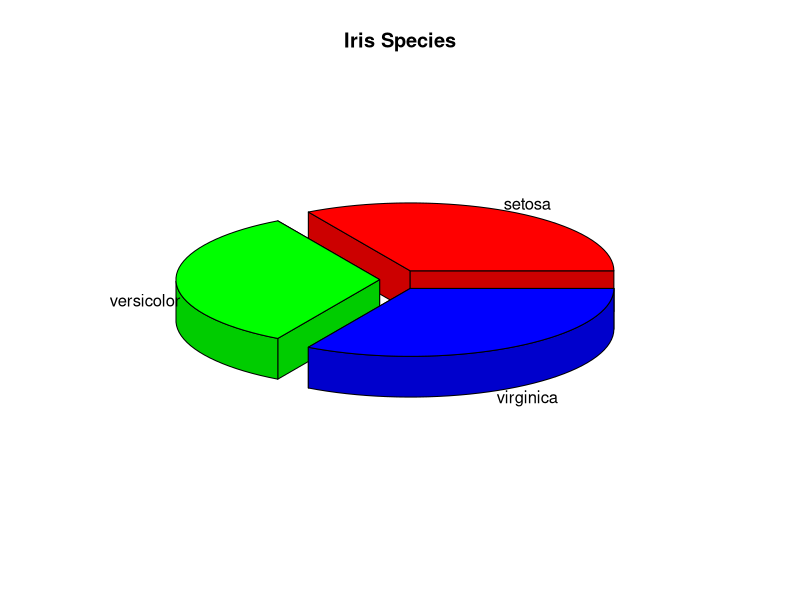
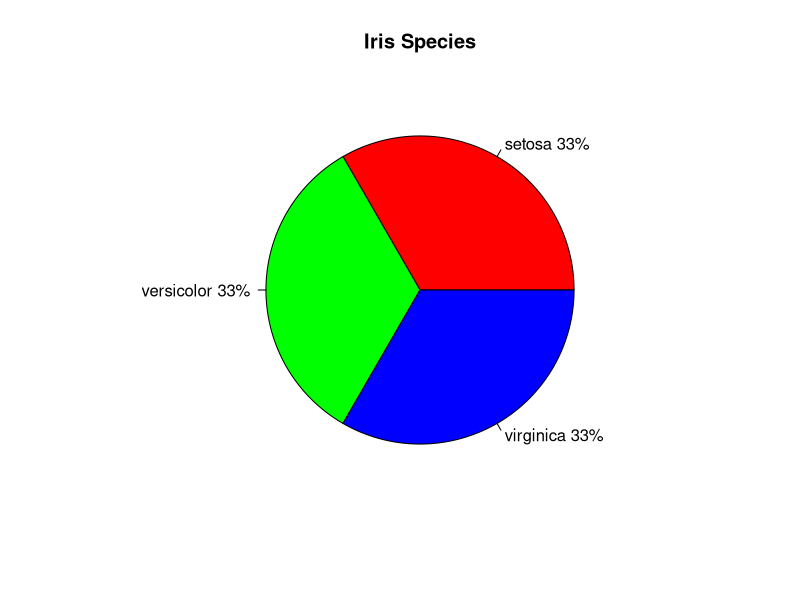
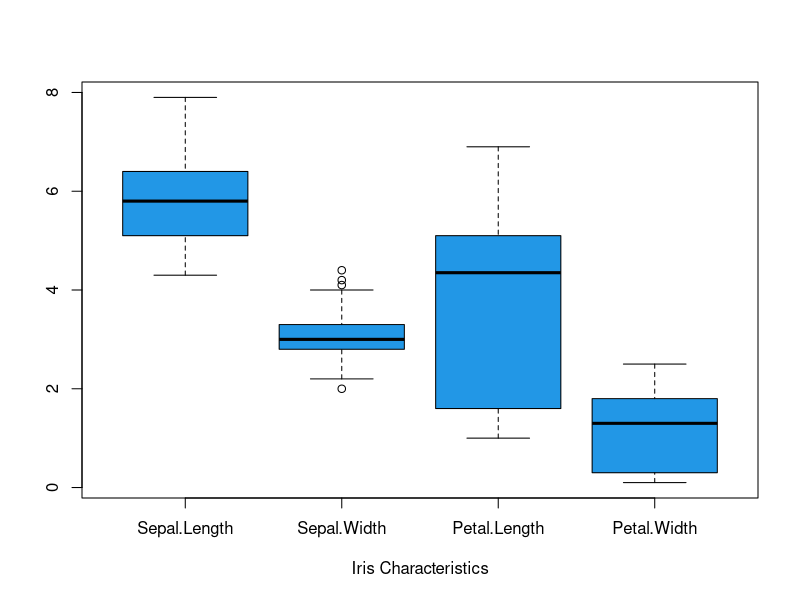
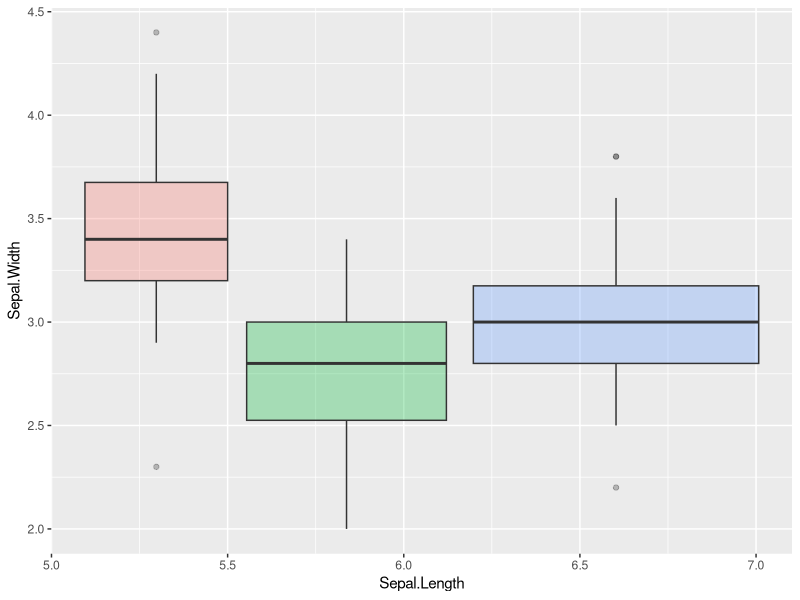
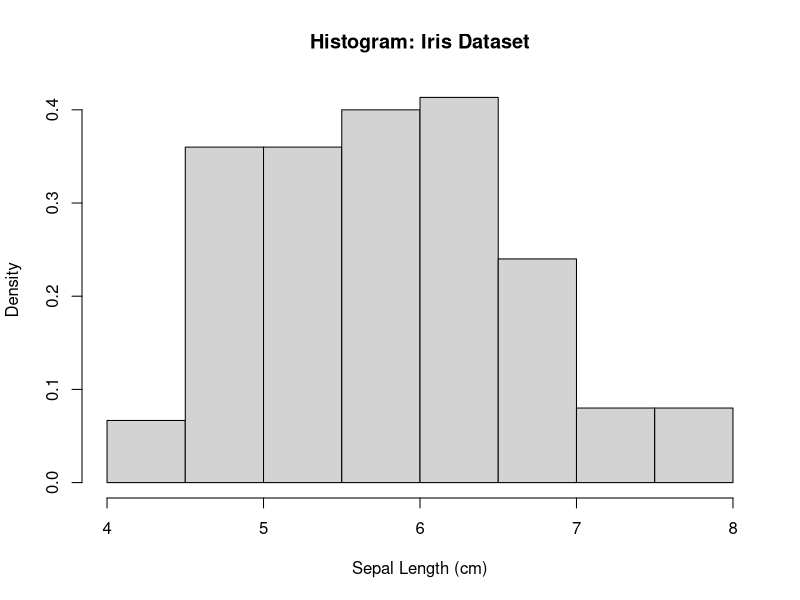
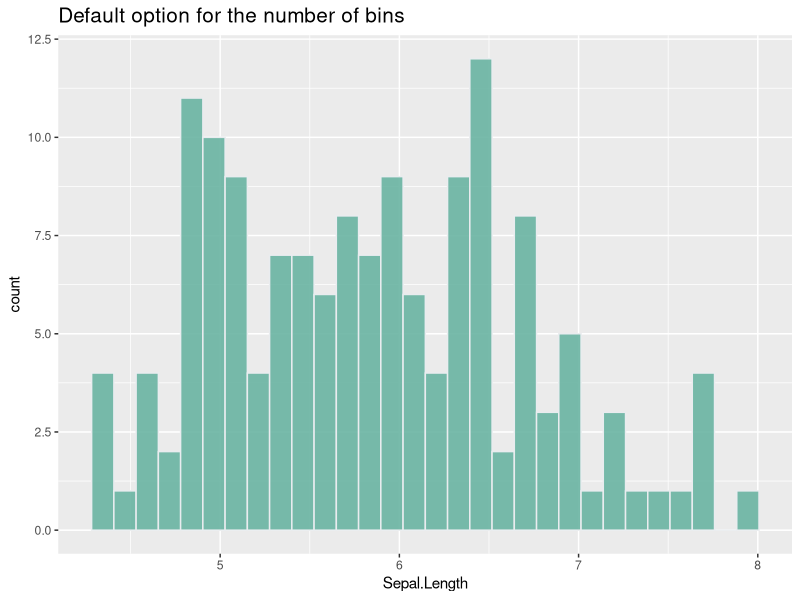
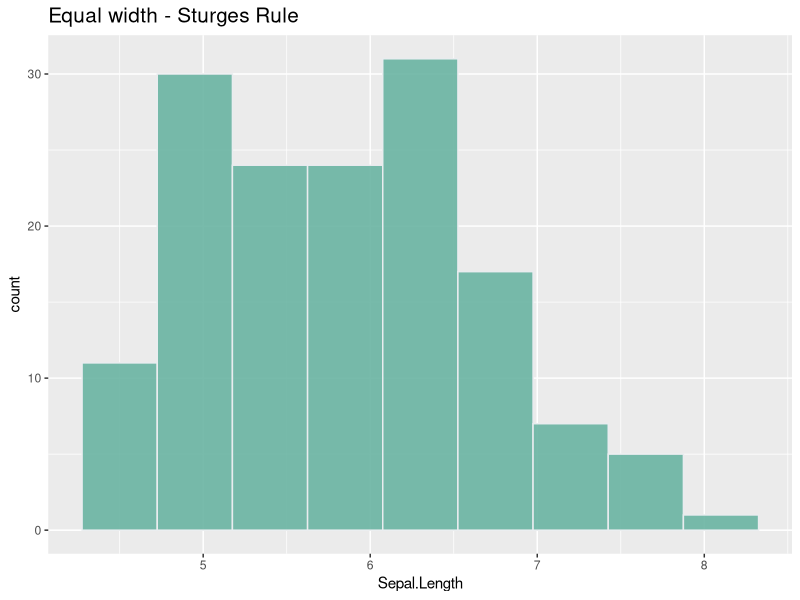
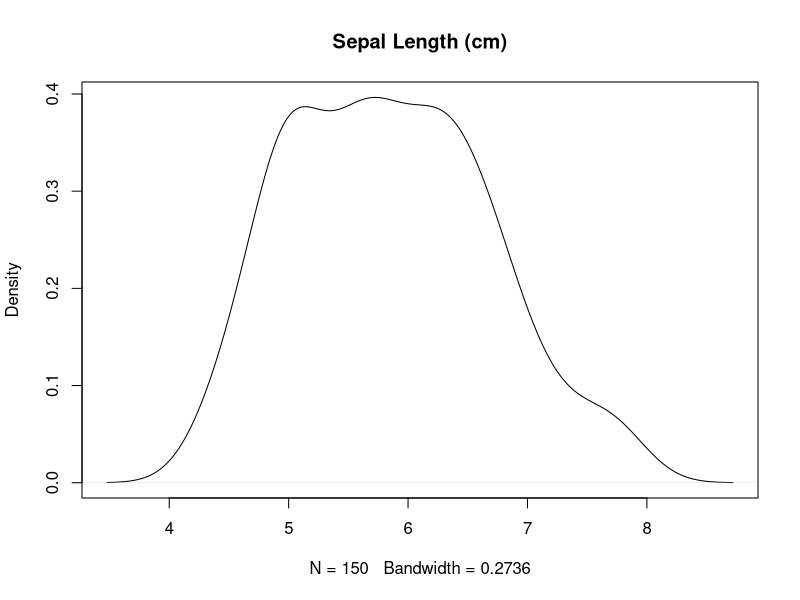

These charts were generated, in order, by the following R code:
## ---- chunk 1
library(readr)
library(dplyr)
library(ggplot2)
library(psych)
library(car)
library(GGally)
library(mvtnorm)
library(kableExtra)
library(robustbase)
library(rrcov)
library(knitr)
library(plotrix)
library(RColorBrewer)
library(MASS)
library(corrplot)
## ---- chunk 2
data("iris")
head(iris)
## ---- chunk 3
summary(iris)
## ---- chunk 4
describe(iris)
## ---- chunk 5
describeBy(iris[,1:4], group=iris$Species)
## ---- chunk 6
table(iris$Species)
## ---- chunk 7
round(table(iris$Species)/length(iris$Species),3)
## ---- chunk 8
round(quantile(iris[,1],probs = seq(0,1,0.2)),3)
## ---- chunk 9
round(var(iris[,1:4]),3)
## ---- chunk 10
round(cov(iris[,1:4]),3)
## ---- chunk 11
round(cor(iris[,1:4]),3)
## ---- chunk 12
# 3D Exploded Pie Chart
library(plotrix)

pie3D(as.vector(table(iris$Species)),labels=unique(iris$Species),explode=0.1,main="Iris Species",labelcex=1.0)
## ---- chunk 13
# Pie Chart with Percentages
slices <- as.vector(table(iris$Species))
lbls <- names(table(iris$Species))
pct <- round(slices/sum(slices)*100)
lbls <- paste(lbls, pct) # add percents to labels
lbls <- paste(lbls,"%",sep="") # ad % to labels
pie(slices,labels = lbls, col=rainbow(length(lbls)),main="Iris Species")
## ---- chunk 14
boxplot(iris[,1:4],col=4,prob=TRUE,xlab="Iris Characteristics")
## ---- chunk 15
ggplot(iris, aes(x=Sepal.Length, y=Sepal.Width, fill=Species)) +
geom_boxplot(alpha=0.3) + theme(legend.position="none")
## ---- chunk 16
hist(iris$Sepal.Length,prob=TRUE,xlab="Sepal Length (cm)",main="Histogram: Iris Dataset")
## ---- chunk 17
ggplot(iris, aes(x=Sepal.Length)) + 
geom_histogram( fill="#69b3a2", color="#e9ecef", alpha=0.9) +
ggtitle("Default option for the number of bins") +
theme(plot.title = element_text(size=15))
## ---- chunk 18
k<-floor(1+log(nrow(iris))/log(2))
delta<-(range(iris$Sepal.Length)[2]-range(iris$Sepal.Length)[1])/k

ggplot(iris, aes(x=Sepal.Length)) + 
geom_histogram( binwidth=delta, fill="#69b3a2", color="#e9ecef", alpha=0.9) +
ggtitle("Equal width - Sturges Rule") +
theme(plot.title = element_text(size=15))
## ---- chunk 19
plot(density(iris$Sepal.Length), main="Sepal Length (cm)")
## ---- chunk 20
ggplot(iris, aes(x=Sepal.Length)) +
geom_density(fill="#69b3a2", color="#e9ecef", alpha=0.8) +
xlim(3,9) + ggtitle("Sepal Length (cm) - ggplot")
## ---- chunk 21
qqPlot(iris$Sepal.Length,distribution = "norm",main="Quantile-quantile Plot",pch=20,col="red")
## ---- chunk 22
pairs(iris[,1:4],col=(iris$Species),pch=19)
## ---- chunk 23
pairs.panels(iris[,1:4], smooth = FALSE, scale = FALSE, density=TRUE,ellipses=FALSE,digits=2)
## ---- chunk 24
ggpairs(iris[,1:4], title="Correlogram with ggpairs()")
## ---- chunk 25
ggpairs(iris[,1:4], columns = 1:4, ggplot2::aes(colour=iris$Species))
## ---- chunk 26
ggcorr(iris[,1:4], method = c("everything", "pearson"))
## ---- chunk 27
require(corrplot)
corrplot.mixed(cor(iris[,1:4]))
## ---- chunk 28
require(MASS)
#?crabs
head(crabs)
## ---- chunk 29
summary(crabs)
## ---- chunk 30
describe(crabs)
## ---- chunk 31
table(crabs$sp, crabs$sex)
## ---- chunk 32
describeBy(crabs, list(crabs$sp, crabs$sex))
## ---- chunk 33
round(cov(crabs[,4:8]),3)
round(cor(crabs[,4:8]),3)
## ---- chunk 34
# Create a boxplot for Carapace Length (CL) by species and sex
boxplot(crabs$CL ~ crabs$sp * crabs$sex,
        main = "Carapace Length by Species and Sex",
        xlab = "Species and Sex",
        ylab = "Carapace Length",
        names = c("Blue Male", "Blue Female", "Orange Male", "Orange Female"),
        col = c("lightblue", "lightpink", "orange", "lightgreen"))

## ---- chunk 35
# Visualization: Histogram of the continuous variables
hist(crabs$FL, main = "Histogram of Front Limb Length", xlab = "Front Limb Length", col='green', breaks = 15)
## ---- chunk 36
library(MASS)
data("crabs")

X <- as.matrix(crabs[, 4:8])

# Mean vector (mu) and Covariance matrix (Sigma)
mu <- colMeans(X)
Sigma <- cov(X)

# Define vectors a and b, and matrices A and B
a <- c(1, 0.5, -0.5, 1.5, -1)
b <- c(0.5, -0.5, 1, 1, -1)

A <- matrix(
  c(1, 0, 0.5, -0.5, 1,
    0.5, 1, 0, 1.5, 0,
    1.5, 0.5, -1, 0, 1,
    -0.5, 1, 0, 0.5, -1,
    1, -0.5, 1, -1, 0.5),
  nrow = 5, byrow = TRUE)

B <- matrix(
  c(0.5, -1, 0.5, 1, 0.5,
    -1, 0.5, -0.5, 1, -0.5,
    1, -0.5, 0.5, -1, 0,
    0.5, 0, -1, 1, 0.5,
    0, 1, -1, 0.5, -0.5),
  nrow = 5, byrow = TRUE)
## ---- chunk 37
t(a) %*% colMeans(X)
t(a) %*% colMeans(X) == t(a) %*% mu
## ---- chunk 38
# Variance of aT X
t(a) %*% Sigma %*% a
## ---- chunk 39
t(a) %*% Sigma %*% b
## ---- chunk 40
cov_aXb <- cov(X %*% a, X %*% b)
cov_aXb
t(a) %*% Sigma %*% b
## ---- chunk 41
cov_aXb / sqrt((t(a) %*% Sigma %*% a) * (t(b) %*% Sigma %*% b))
## ---- chunk 42
var_AX <- A %*% Sigma %*% t(A)
## ---- chunk 43
Y <- as.matrix(crabs[, 4:8])

# Mean vector for Y
nu <- colMeans(Y)

# Covariance between X and Y
cov_XY <- cov(X, Y)
cov_XY_alternative <- (t(X) %*% Y) - mu %*% t(nu)

# Both should give similar results
cov_XY
cov_XY_alternative
## ---- chunk 44
# Covariance of Y and X
cov_YX <- cov(Y, X)

# Check if cov(X, Y) equals cov(Y, X)'s transpose
cov_YX_T <- t(cov_YX)
all.equal(cov_XY, cov_YX_T)
## ---- chunk 45
X1 <- X[, 1:3]
X2 <- X[, 3:5]

cov_X1_X2_Y <- cov(X1 + X2, Y)

cov_X1_Y <- cov(X1, Y)
cov_X2_Y <- cov(X2, Y)

cov_X1_X2_Y == (cov_X1_Y + cov_X2_Y)
## ---- chunk 46
var_X_Y <- var(X + Y)

var_X <- var(X)
var_Y <- var(Y)
cov_XY <- cov(X, Y)
cov_YX <- cov(Y, X)

var_X_Y == (var_X + var_Y + cov_XY + cov_YX)
## ---- chunk 47
cov_AX_BX <- A %*% Sigma %*% t(B)
cov_AX_BX
## ---- chunk 48
cov_AX_BY <- A %*% cov(X, Y) %*% t(B)
cov_AX_BY
